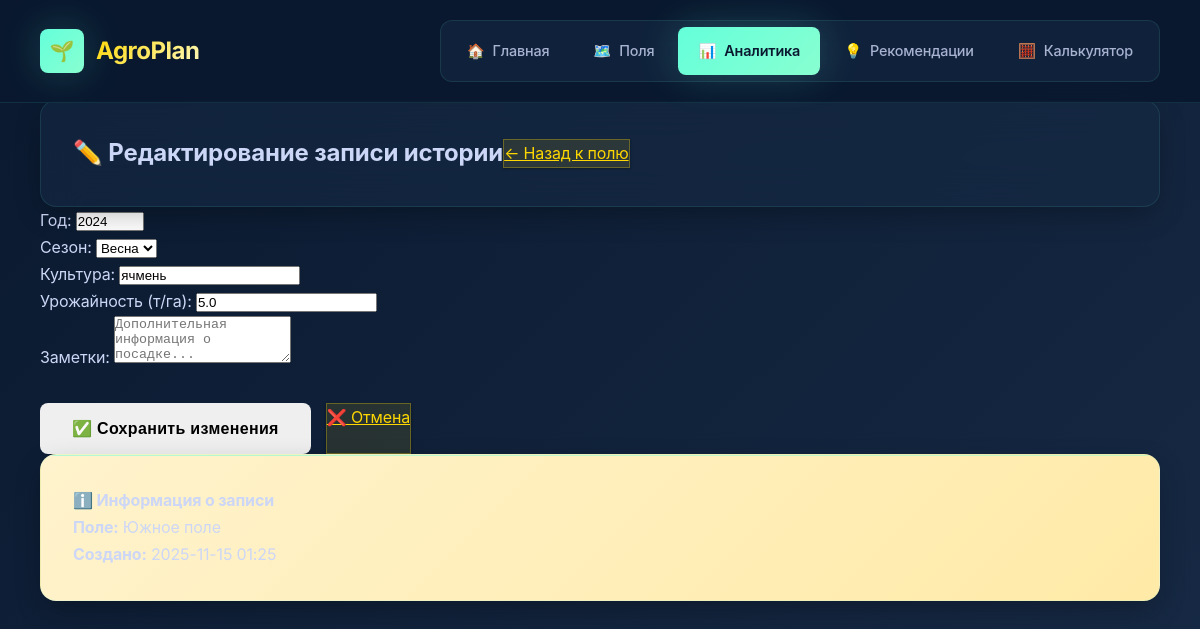
The app's page /history/edit/1 with its own data.
### tables this page shows
CREATE TABLE crop_history (
            id INTEGER PRIMARY KEY AUTOINCREMENT,
            field_id INTEGER,
            year INTEGER,
            season TEXT DEFAULT 'весна',
            crop TEXT,
            yield_amount REAL,
            notes TEXT,
            created_at TIMESTAMP DEFAULT CURRENT_TIMESTAMP,
            FOREIGN KEY (field_id) REFERENCES fields (id)
        );

CREATE TABLE fields (
            id INTEGER PRIMARY KEY AUTOINCREMENT,
            name TEXT NOT NULL,
            area REAL,
            latitude REAL,
            longitude REAL,
            polygon_coords TEXT,
            center_lat REAL,
            center_lng REAL,
            bounding_box TEXT,
            soil_type TEXT,
            climate_zone TEXT,
            created_at TIMESTAMP DEFAULT CURRENT_TIMESTAMP,
            updated_at TIMESTAMP DEFAULT CURRENT_TIMESTAMP
        );

### app.py (the view)
@app.get("/history/edit/{history_id}", response_class=HTMLResponse)
async def edit_history(request: Request, history_id: int):
    entry = database.db.get_history_entry(history_id)
    if not entry:
        raise HTTPException(status_code=404, detail="Запись не найдена")
    flash_messages = get_flash_messages(request)
    return templates.TemplateResponse("edit_history.html", {
        "request": request,
        "entry": entry,
        **flash_messages
    })

### templates/edit_history.html (shortened to what this page needs)
{% extends "base.html" %}
{% block content %}
<div class="card">
    <div style="display: flex; justify-content: between; align-items: center;">
        <h2>✏️ Редактирование записи истории</h2>
        <a href="/fields/{{ entry.field_id }}" class="btn-secondary">← Назад к полю</a>
    </div>
</div>
<div class="form-card">
    <form method="post" action="/history/edit/{{ entry.id }}">
        <div class="form-grid">
            <div>
                <label for="year">Год:</label>
                <input type="number" id="year" name="year" min="2000" max="2030" value="{{ entry.year }}" required>
            </div>
            <div>
                <label for="season">Сезон:</label>
                <select id="season" name="season" required>
                    <option value="весна" {% if entry.season =='весна' %}selected{% endif %}>Весна</option>
                </select>
            </div>
            <div>
                <label for="crop">Культура:</label>
                <input type="text" id="crop" name="crop" value="{{ entry.crop }}" required list="crops">
            </div>
            <div>
                <label for="yield_amount">Урожайность (т/га):</label>
                <input type="number" id="yield_amount" name="yield_amount" step="0.1" min="0"
                       value="{{ entry.yield_amount or '' }}" placeholder="3.5">
            </div>
        </div>
        <div class="form-group">
            <label for="notes">Заметки:</label>
            <textarea id="notes" name="notes" rows="3" placeholder="Дополнительная информация о посадке...">{{ entry.notes or '' }}</textarea>
        </div>
        <div style="display: flex; gap: 15px; margin-top: 25px;">
            <button type="submit" class="btn">✅ Сохранить изменения</button>
            <a href="/fields/{{ entry.field_id }}" class="btn-secondary">❌ Отмена</a>
        </div>
    </form>
</div>
<div class="card" style="background: linear-gradient(135deg, #fff3cd, #ffeaa7);">
    <h4>ℹ️ Информация о записи</h4>
    <p><strong>Поле:</strong> {{ entry.field_name }}</p>
    <p><strong>Создано:</strong> {{ entry.created_at[:16] }}</p>
</div>
{% endblock %}

### static/css/style.css (style rules this page uses)
:root { --deep-navy: #0a192f; --dark-slate: #172a45; --light-slate: #a8b2d1; --lightest-slate: #ccd6f6; --white: #e6f1ff; --emerald: #64ffda; --gold: #ffd700; --gold-light: #fff9c4; --gradient-premium: linear-gradient(135deg, var(--deep-navy) 0%, var(--dark-slate) 100%); --gradient-gold: linear-gradient(135deg, var(--gold) 0%, var(--gold-light) 100%); --gradient-emerald: linear-gradient(135deg, var(--emerald) 0%, #88ffd1 100%); --gradient-overlay: linear-gradient(135deg, rgba(100, 255, 218, 0.1) 0%, rgba(255, 215, 0, 0.05) 100%); --shadow-subtle: 0 1px 3px rgba(0, 0, 0, 0.12), 0 1px 2px rgba(0, 0, 0, 0.24); --shadow-elegant: 0 10px 30px -5px rgba(0, 0, 0, 0.3); --shadow-luxury: 0 25px 50px -12px rgba(0, 0, 0, 0.5); --shadow-gold: 0 0 40px rgba(255, 215, 0, 0.2); --shadow-emerald: 0 0 40px rgba(100, 255, 218, 0.2); --ease-smooth: cubic-bezier(0.645, 0.045, 0.355, 1); --ease-bounce: cubic-bezier(0.68, -0.55, 0.265, 1.55); --radius-sm: 4px; --radius-md: 8px; --radius-lg: 12px; --radius-xl: 16px; --radius-2xl: 20px; --radius-3xl: 24px; }
* { margin: 0; padding: 0; box-sizing: border-box; }
body { font-family: 'Inter', -apple-system, BlinkMacSystemFont, 'Segoe UI', sans-serif; line-height: 1.7; color: var(--lightest-slate); background: var(--gradient-premium); min-height: 100vh; overflow-x: hidden; font-weight: 400; letter-spacing: -0.01em; }
.btn { display: inline-flex; align-items: center; gap: 12px; padding: 16px 32px; border: none; border-radius: var(--radius-md); font-weight: 600; text-decoration: none; transition: all 0.4s var(--ease-smooth); cursor: pointer; position: relative; overflow: hidden; font-size: 1rem; backdrop-filter: blur(10px); letter-spacing: 0.02em; }
.btn::before { content: ''; position: absolute; top: 0; left: -100%; width: 100%; height: 100%; background: linear-gradient(90deg, transparent, rgba(255,255,255,0.2), transparent); transition: left 0.6s var(--ease-smooth); }
.btn-secondary { background: rgba(255, 215, 0, 0.1); color: var(--gold); border: 1px solid rgba(255, 215, 0, 0.3); box-shadow: var(--shadow-subtle); }
.card { background: rgba(23, 42, 69, 0.6); backdrop-filter: blur(20px); border: 1px solid rgba(100, 255, 218, 0.1); border-radius: var(--radius-xl); padding: 32px; box-shadow: var(--shadow-elegant); transition: all 0.4s var(--ease-smooth); position: relative; overflow: hidden; }
.card::before { content: ''; position: absolute; top: 0; left: 0; right: 0; height: 1px; background: var(--gradient-emerald); opacity: 0.5; }
.form-group { margin-bottom: 32px; }

### records on screen
crop_history: year "2024", season "Весна", crop "ячмень", yield_amount "5.0", created_at "2025-11-15 01:25"
fields: field_name "Южное поле"
